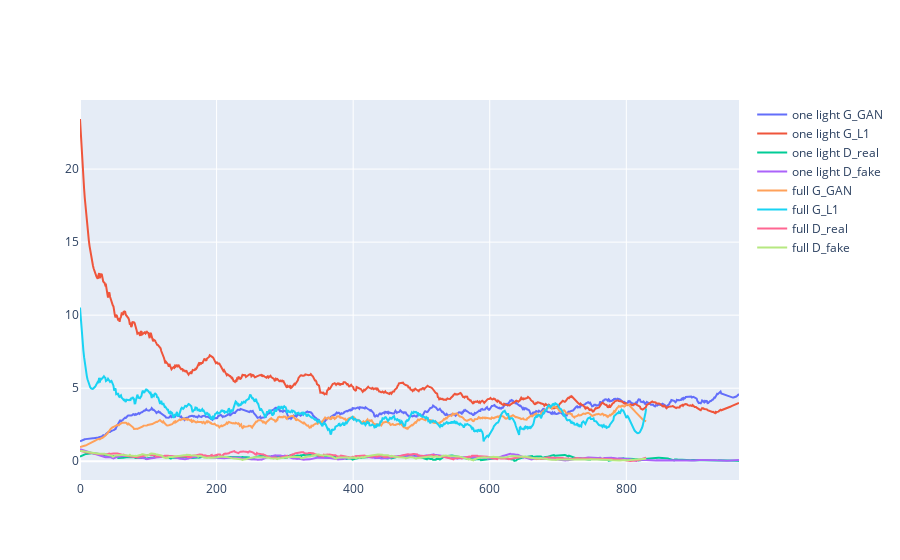

Notebook code cell kept with this figure:
### Code cell
losses = read_log("checkpoints\cel_shading_face_one_light\loss_log.txt")
losses_full = read_log("checkpoints\cel_shading\loss_log.txt")

def smooth(x):
    return signal.savgol_filter(x, 53, 3)

def plot_losess(fig, losses, prefix):
    fig.add_trace(go.Scatter(x=x, y=smooth(losses[:,4]),
                    mode='lines',
                    name=prefix + 'G_GAN'))
    fig.add_trace(go.Scatter(x=x, y=smooth(losses[:,5]),
                        mode='lines',
                        name=prefix + 'G_L1'))
    fig.add_trace(go.Scatter(x=x, y=smooth(losses[:,6]),
                        mode='lines',
                        name=prefix + 'D_real'))
    fig.add_trace(go.Scatter(x=x, y=smooth(losses[:,7]),
                        mode='lines',
                        name=prefix + 'D_fake'))

x = np.arange(len(losses[:,0]))

fig = go.Figure()

plot_losess(fig, losses, "one light ")
plot_losess(fig, losses_full, "full ")

fig.show()

### Figure 1 — Plotly figure (JSON) as saved in the notebook; plotly's stock layout.template omitted (floating-point values rounded to 4 significant figures; data arrays with more than 128 entries replaced by an {"elided": "..."} marker saying what was removed)
{"data": [{"mode": "lines", "name": "one light G_GAN", "type": "scatter", "x": {"elided": "966 int values"}, "y": {"elided": "966 float values"}}, {"mode": "lines", "name": "one light G_L1", "type": "scatter", "x": {"elided": "966 int values"}, "y": {"elided": "966 float values"}}, {"mode": "lines", "name": "one light D_real", "type": "scatter", "x": {"elided": "966 int values"}, "y": {"elided": "966 float values"}}, {"mode": "lines", "name": "one light D_fake", "type": "scatter", "x": {"elided": "966 int values"}, "y": {"elided": "966 float values"}}, {"mode": "lines", "name": "full G_GAN", "type": "scatter", "x": {"elided": "966 int values"}, "y": {"elided": "830 float values"}}, {"mode": "lines", "name": "full G_L1", "type": "scatter", "x": {"elided": "966 int values"}, "y": {"elided": "830 float values"}}, {"mode": "lines", "name": "full D_real", "type": "scatter", "x": {"elided": "966 int values"}, "y": {"elided": "830 float values"}}, {"mode": "lines", "name": "full D_fake", "type": "scatter", "x": {"elided": "966 int values"}, "y": {"elided": "830 float values"}}], "layout": {}}
